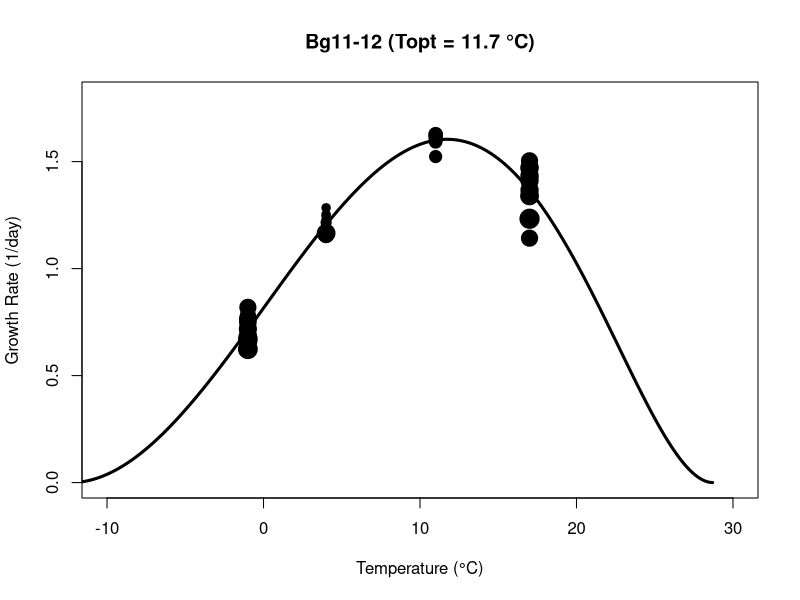
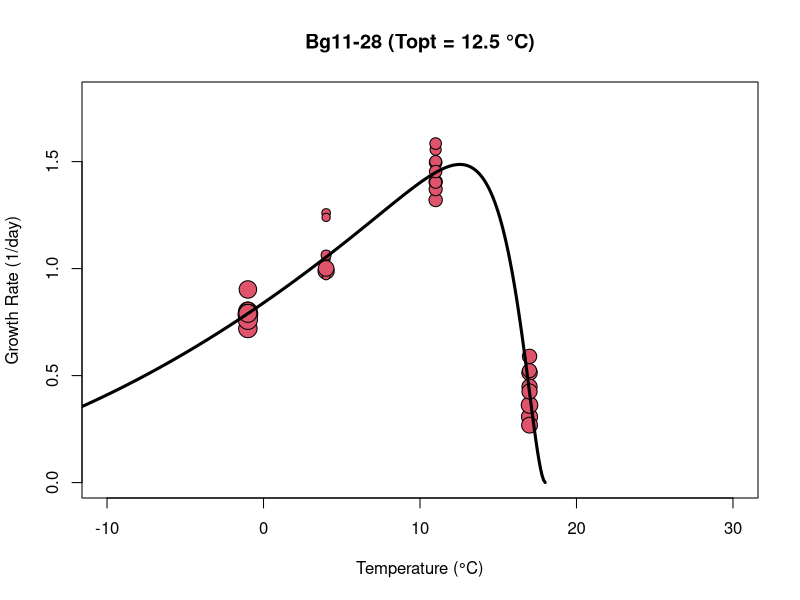
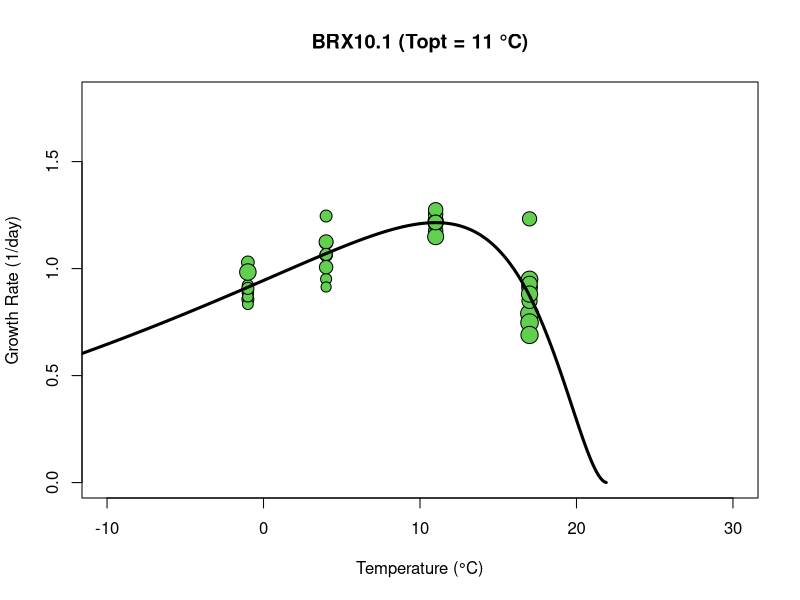
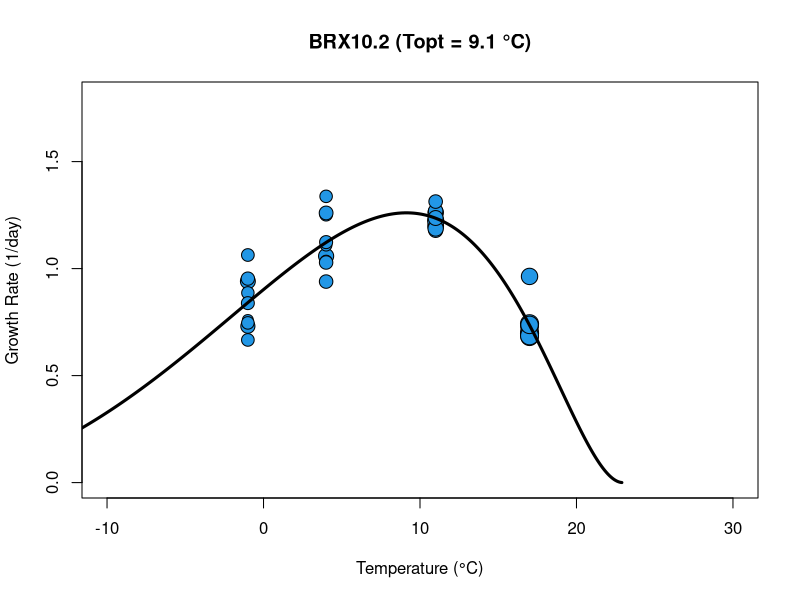
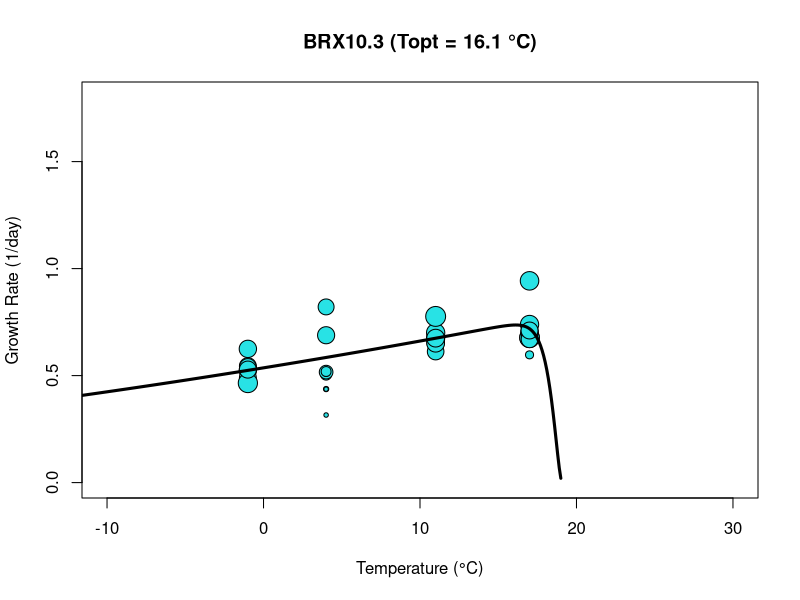
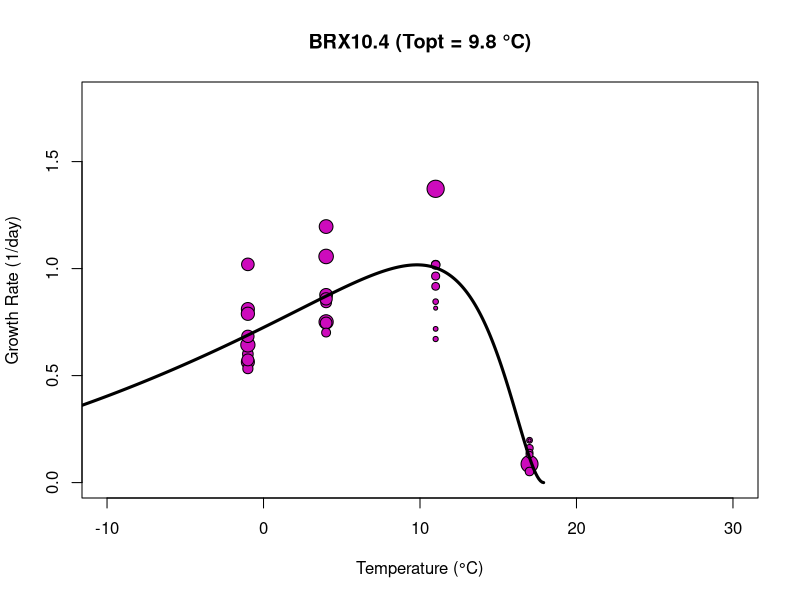
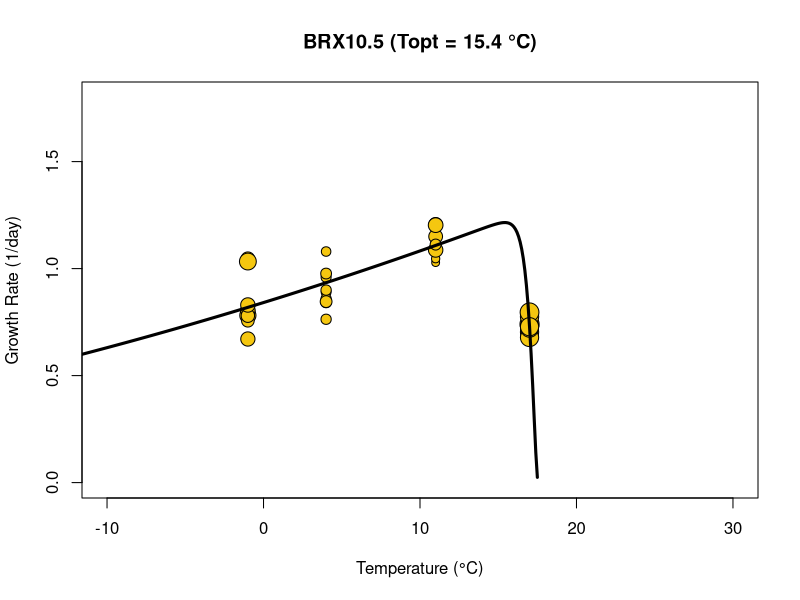
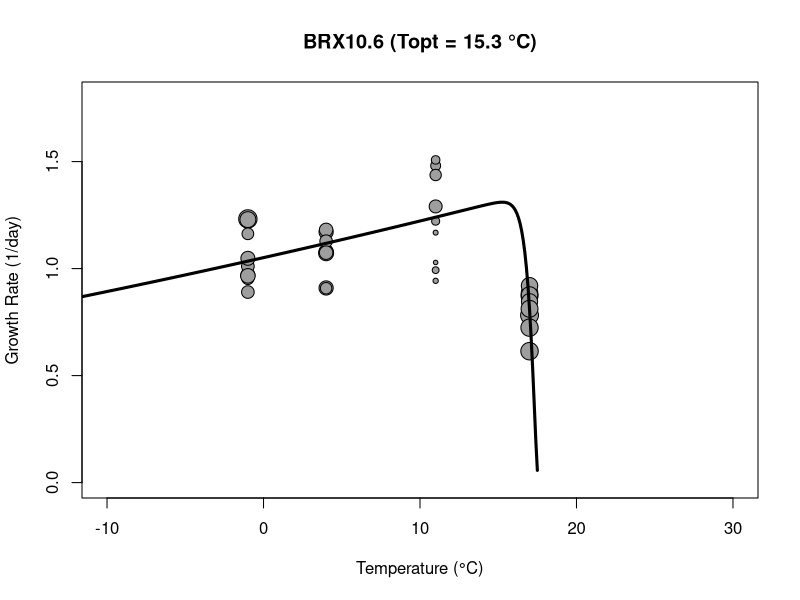

Source code (R) for these figures, in order:
# use Ratkowksy 1983 model to predict optimal growth temperatures

library(minpack.lm)

# read in data
grd = read.table("growthrates.tsv",sep="\t")

colnames(grd) = c("strain","rep","temp","rate","r2")
grd$temp = as.numeric(as.character(grd$temp)) + 273 #calculate Kelvin temperature
grd$sqrate = sqrt(grd$rate) #Ratkowsky uses square root of rate
grd = na.omit(grd)
grd$sqperday = sqrt(grd$rate*24) #convert to 1/day from 1/hour
grd$weights = -1*log10(1-grd$r2) #calculate weights based on R^2 values
  

# rT = (cc * (T - T1)(1 - exp( k * (T - T2))))^2
# Ratkowsky et al. 1983 https://www.ncbi.nlm.nih.gov/pmc/articles/PMC217594
# rT is the growth rate
# T the temperature in Kelvin
# T1 and T2 the minimum and maximum temperatures at which rate of growth is zero
# sqrtcc) * k1 is the slope of the regression 
# k is a constant

rat83 = function(x, cc, T1, k, T2) {
  rT = cc * (x - T1) * (1 - exp(k * (x - T2)))
  return(rT)
}

rat82a = function(x, b, T0) {
  r = b*(x - T0)
}


pdf(file="ratkowsky83_fits.pdf", width=5,height=5)

# average values from a previous run to use as initial values when needed
init.avg = list("b.est"=0.01111670, "Tmin.est"=182.30633469, "c.est"=0.05744382, "Tmax.est"=323.47254692)

# new fits will go here
init.save = matrix(NA,nrow=length(unique(grd$strain)), ncol=5)

for(i in 1:length(unique(grd$strain))) {

  #initialize
  rt = NULL
  topt = NA
  
  strn = sort(unique(grd$strain))[i]
  print(as.character(strn))
  
  #subset data
  sgrd = grd[grd$strain == strn,c("temp","sqperday","weights")]
  sgrd = rbind(sgrd,aggregate(sgrd,by = list(sgrd$temp), FUN=mean)[,c("temp","sqperday","weights")])
  mintemp = sort(unique(sgrd$temp))[1]
  midtemp = sort(unique(sgrd$temp))[3]
  maxtemp = max(grd$temp)

  #estimate parameters before fitting, using directions in Ratkowsky 1983
  Tmin.est = (sgrd$sqperday[sgrd$temp == midtemp] * sgrd$temp[sgrd$temp == mintemp] - 
              sgrd$sqperday[sgrd$temp == mintemp] * sgrd$temp[sgrd$temp == midtemp])/
              (sgrd$sqperday[sgrd$temp == midtemp] - sgrd$sqperday[sgrd$temp == mintemp])
  
  b.est = (sgrd$sqperday[sgrd$temp == mintemp] - sgrd$sqperday[sgrd$temp == midtemp])/
          (mintemp - midtemp)
  
  lhs1 = log(1 - sgrd$sqperday[sgrd$temp == mintemp]/(b.est * (maxtemp - Tmin.est)))
  lhs2 = log(1 - sgrd$sqperday[sgrd$temp == mintemp]/(b.est * (midtemp - Tmin.est)))

  Tmax.est = (lhs1*midtemp - lhs2*maxtemp)/(lhs1-lhs2)
  
  c.est = (lhs1 - lhs2)/(maxtemp - midtemp)

  Tmin.est = median(Tmin.est[Tmin.est > 0 & Tmin.est < mintemp & !is.nan(Tmin.est)])
  if(is.na(Tmin.est)) Tmin.est = 250
  b.est = median(b.est[b.est > 0 & !is.nan(b.est)])
  Tmax.est = median(Tmax.est[Tmax.est>0 & !is.nan(Tmax.est)])
  c.est = median(c.est[c.est>0 & !is.nan(c.est)])
  
  # plot rates
  plot(sgrd$temp - 273,sgrd$sqperday^2, pch=21, col="black", bg=i,
       xlim=c(-10,30), 
       ylim=c(0,1.8),
       xlab = "Temperature (°C)", ylab = "Growth Rate (1/day)",
       cex = sgrd$weights)
  
  # do fitting using nonlinear weighted least squares
  # first try using calculated starting values
  try({
  rt = nlsLM(sqperday ~ b * (temp - Tmin) * (1 - exp(cc * (temp - Tmax))),
                       data = sgrd,
                       weights = sgrd$weights,
                       start = list(b = b.est, Tmin = Tmin.est, cc = c.est, Tmax = Tmax.est),
                       algorithm = "port", trace = FALSE, control = list(maxiter=1000, tol=1e-6, minFactor=1e-5, printEval = TRUE, warnOnly = TRUE))
  }, silent=TRUE,)

  try({
    # if that fails, try using previous good estimates as starting values  
    if(is.null(rt)) {
    rt = nlsLM(sqperday ~ b * (temp - Tmin) * (1 - exp(cc * (temp - Tmax))),
               data = sgrd,
               weights = sgrd$weights,
               start = list(b = init.avg$b.est, Tmin = init.avg$Tmin.est, cc = init.avg$c.est, Tmax = init.avg$Tmax.est),
               algorithm = "port", trace = FALSE, control = list(maxiter=1000, tol=1e-6, minFactor=1e-5, printEval = TRUE, warnOnly = TRUE))
    
  }

  # finish plotting
  rtco = as.data.frame(t(coef(rt)))
  
  xs = seq(0,1000,0.1)
  rt.fit = rat83(xs, rtco$b, rtco$Tmin, rtco$cc, rtco$Tmax)
  rt.fit[rt.fit < 0] = NA

  xs = xs - 273
  
  points(xs, rt.fit^2, type="l", col="black",lwd=3)
  
  topt = round(xs[which.max(rt.fit)],2)
  

  }, silent=TRUE)
  
  # save fitted parameters
  init.save[i,] = c(b.est, Tmin.est, c.est, Tmax.est, topt)
  
  # add title to plot (keep outside of try{})
  title(paste0(strn," (Topt = ",topt," °C)"))
  
}

dev.off()

# output fitted parameters
rownames(init.save) = unique(grd$strain)
colnames(init.save) = c("b", "Tmin", "c", "Tmax", "topt")
write.table(x=init.save,file="rat83_params.tsv",sep="\t",quote=F)
